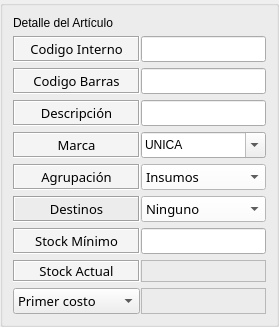
        <widget class="QGroupBox" name="box_articulo">
         <property name="font">
          <font>
           <family>DokChampa</family>
           <pointsize>8</pointsize>
           <weight>50</weight>
           <bold>false</bold>
          </font>
         </property>
         <property name="focusPolicy">
          <enum>Qt::NoFocus</enum>
         </property>
         <property name="styleSheet">
          <string notr="true">#box_articulo{
	background-color: #F2F6FD;
	}</string>
         </property>
         <property name="title">
          <string/>
         </property>
         <property name="flat">
          <bool>false</bool>
         </property>
         <layout class="QGridLayout" name="gl" columnstretch="30,70">
          <property name="leftMargin">
           <number>10</number>
          </property>
          <property name="topMargin">
           <number>10</number>
          </property>
          <property name="rightMargin">
           <number>10</number>
          </property>
          <property name="bottomMargin">
           <number>10</number>
          </property>
          <property name="horizontalSpacing">
           <number>1</number>
          </property>
          <item row="4" column="0">
           <widget class="QLabel" name="label_marca">
            <property name="sizePolicy">
             <sizepolicy hsizetype="Expanding" vsizetype="Minimum">
              <horstretch>0</horstretch>
              <verstretch>0</verstretch>
             </sizepolicy>
            </property>
            <property name="font">
             <font>
              <family>DokChampa</family>
              <pointsize>10</pointsize>
              <weight>50</weight>
              <bold>false</bold>
             </font>
            </property>
            <property name="styleSheet">
             <string notr="true">#label_marca{
background-color: #F4F4F4
}</string>
            </property>
            <property name="frameShape">
             <enum>QFrame::Box</enum>
            </property>
            <property name="frameShadow">
             <enum>QFrame::Sunken</enum>
            </property>
            <property name="text">
             <string>Marca</string>
            </property>
            <property name="alignment">
             <set>Qt::AlignCenter</set>
            </property>
           </widget>
          </item>
          <item row="9" column="1">
           <widget class="QLabel" name="comp_stock_actual">
            <property name="sizePolicy">
             <sizepolicy hsizetype="Expanding" vsizetype="Minimum">
              <horstretch>0</horstretch>
              <verstretch>0</verstretch>
             </sizepolicy>
            </property>
            <property name="font">
             <font>
              <family>DokChampa</family>
              <pointsize>10</pointsize>
              <weight>50</weight>
              <bold>false</bold>
             </font>
            </property>
            <property name="styleSheet">
             <string notr="true">#art_stock_actual{
background-color: #ffffff;
}</string>
            </property>
            <property name="frameShape">
             <enum>QFrame::StyledPanel</enum>
            </property>
            <property name="text">
             <string/>
            </property>
            <property name="alignment">
             <set>Qt::AlignLeading|Qt::AlignLeft|Qt::AlignTop</set>
            </property>
           </widget>
          </item>
          <item row="3" column="1">
           <widget class="QLineEdit" name="art_descripcion">
            <property name="sizePolicy">
             <sizepolicy hsizetype="Expanding" vsizetype="Minimum">
              <horstretch>0</horstretch>
              <verstretch>0</verstretch>
             </sizepolicy>
            </property>
            <property name="font">
             <font>
              <family>DokChampa</family>
              <pointsize>10</pointsize>
              <weight>50</weight>
              <bold>false</bold>
             </font>
            </property>
            <property name="text">
             <string/>
            </property>
            <property name="frame">
             <bool>true</bool>
            </property>
            <property name="dragEnabled">
             <bool>false</bool>
            </property>
            <property name="readOnly">
             <bool>false</bool>
            </property>
           </widget>
          </item>
          <item row="8" column="0">
           <widget class="QLabel" name="label_stock_minimo">
            <property name="sizePolicy">
             <sizepolicy hsizetype="Expanding" vsizetype="Minimum">
              <horstretch>0</horstretch>
              <verstretch>0</verstretch>
             </sizepolicy>
            </property>
            <property name="font">
             <font>
              <family>DokChampa</family>
              <pointsize>10</pointsize>
              <weight>50</weight>
              <bold>false</bold>
             </font>
            </property>
            <property name="styleSheet">
             <string notr="true">#label_stock_minimo{
background-color: #F4F4F4
}</string>
            </property>
            <property name="frameShape">
             <enum>QFrame::Box</enum>
            </property>
            <property name="frameShadow">
             <enum>QFrame::Sunken</enum>
            </property>
            <property name="text">
             <string>Stock Mínimo</string>
            </property>
            <property name="alignment">
             <set>Qt::AlignCenter</set>
            </property>
           </widget>
          </item>
          <item row="8" column="1">
           <widget class="QLineEdit" name="art_stock_minimo">
            <property name="enabled">
             <bool>true</bool>
            </property>
            <property name="sizePolicy">
             <sizepolicy hsizetype="Expanding" vsizetype="Minimum">
              <horstretch>0</horstretch>
              <verstretch>0</verstretch>
             </sizepolicy>
            </property>
            <property name="font">
             <font>
              <family>DokChampa</family>
              <pointsize>10</pointsize>
              <weight>50</weight>
              <bold>false</bold>
             </font>
            </property>
            <property name="text">
             <string/>
            </property>
            <property name="frame">
             <bool>true</bool>
            </property>
            <property name="dragEnabled">
             <bool>false</bool>
            </property>
            <property name="readOnly">
             <bool>false</bool>
            </property>
           </widget>
          </item>
          <item row="4" column="1">
           <widget class="QComboBox" name="art_marca">
            <property name="sizePolicy">
             <sizepolicy hsizetype="Expanding" vsizetype="Minimum">
              <horstretch>0</horstretch>
              <verstretch>0</verstretch>
             </sizepolicy>
            </property>
            <property name="font">
             <font>
              <family>DokChampa</family>
              <pointsize>10</pointsize>
              <weight>50</weight>
              <bold>false</bold>
             </font>
            </property>
            <property name="styleSheet">
             <string notr="true">#art_agrupacion{
background-color: #ffffff;
}</string>
            </property>
            <property name="editable">
             <bool>true</bool>
            </property>
            <item>
             <property name="text">
              <string>UNICA</string>
             </property>
            </item>
            <item>
             <property name="text">
              <string>TORNO</string>
             </property>
            </item>
           </widget>
          </item>
          <item row="1" column="0">
           <widget class="QLabel" name="label_cod_interno">
            <property name="sizePolicy">
             <sizepolicy hsizetype="Expanding" vsizetype="Minimum">
              <horstretch>0</horstretch>
              <verstretch>0</verstretch>
             </sizepolicy>
            </property>
            <property name="font">
             <font>
              <family>DokChampa</family>
              <pointsize>10</pointsize>
              <weight>50</weight>
              <bold>false</bold>
             </font>
            </property>
            <property name="styleSheet">
             <string notr="true">#label_cod_interno{
background-color: #F4F4F4}</string>
            </property>
            <property name="frameShape">
             <enum>QFrame::Box</enum>
            </property>
            <property name="frameShadow">
             <enum>QFrame::Sunken</enum>
            </property>
            <property name="text">
             <string>Codigo Interno</string>
            </property>
            <property name="alignment">
             <set>Qt::AlignCenter</set>
            </property>
           </widget>
          </item>
          <item row="1" column="1">
           <widget class="QLineEdit" name="art_id">
            <property name="sizePolicy">
             <sizepolicy hsizetype="Expanding" vsizetype="Minimum">
              <horstretch>0</horstretch>
              <verstretch>0</verstretch>
             </sizepolicy>
            </property>
            <property name="font">
             <font>
              <family>DokChampa</family>
              <pointsize>10</pointsize>
              <weight>50</weight>
              <bold>false</bold>
             </font>
            </property>
            <property name="text">
             <string/>
            </property>
            <property name="frame">
             <bool>true</bool>
            </property>
            <property name="dragEnabled">
             <bool>false</bool>
            </property>
            <property name="readOnly">
             <bool>false</bool>
            </property>
           </widget>
          </item>
          <item row="0" column="0" colspan="2">
           <widget class="QLabel" name="label">
            <property name="styleSheet">
             <string notr="true"/>
            </property>
            <property name="text">
             <string>Detalle del Artículo</string>
            </property>
           </widget>
          </item>
          <item row="3" column="0">
           <widget class="QLabel" name="label_descripcion">
            <property name="sizePolicy">
             <sizepolicy hsizetype="Expanding" vsizetype="Minimum">
              <horstretch>0</horstretch>
              <verstretch>0</verstretch>
             </sizepolicy>
            </property>
            <property name="font">
             <font>
              <family>DokChampa</family>
              <pointsize>10</pointsize>
              <weight>50</weight>
              <bold>false</bold>
             </font>
            </property>
            <property name="styleSheet">
             <string notr="true">#label_descripcion{
background-color: #F4F4F4
}</string>
            </property>
            <property name="frameShape">
             <enum>QFrame::Box</enum>
            </property>
            <property name="frameShadow">
             <enum>QFrame::Sunken</enum>
            </property>
            <property name="text">
             <string>Descripción</string>
            </property>
            <property name="alignment">
             <set>Qt::AlignCenter</set>
            </property>
           </widget>
          </item>
          <item row="10" column="0">
           <widget class="QComboBox" name="opcion_costo">
            <property name="sizePolicy">
             <sizepolicy hsizetype="Expanding" vsizetype="Minimum">
              <horstretch>0</horstretch>
              <verstretch>0</verstretch>
             </sizepolicy>
            </property>
            <property name="font">
             <font>
              <family>DokChampa</family>
              <pointsize>10</pointsize>
              <weight>50</weight>
              <bold>false</bold>
             </font>
            </property>
            <property name="styleSheet">
             <string notr="true">#comboBox_opcion_costo{
background-color: #F4F4F4
}</string>
            </property>
            <property name="frame">
             <bool>true</bool>
            </property>
            <item>
             <property name="text">
              <string>Primer costo</string>
             </property>
            </item>
            <item>
             <property name="text">
              <string>Ultimo costo</string>
             </property>
            </item>
            <item>
             <property name="text">
              <string>Costo promedio</string>
             </property>
            </item>
           </widget>
          </item>
          <item row="9" column="0">
           <widget class="QLabel" name="label_stock_actual">
            <property name="sizePolicy">
             <sizepolicy hsizetype="Expanding" vsizetype="Minimum">
              <horstretch>0</horstretch>
              <verstretch>0</verstretch>
             </sizepolicy>
            </property>
            <property name="font">
             <font>
              <family>DokChampa</family>
              <pointsize>10</pointsize>
              <weight>50</weight>
              <bold>false</bold>
             </font>
            </property>
            <property name="styleSheet">
             <string notr="true">#label_stock_actual{
background-color: #F4F4F4
}</string>
            </property>
            <property name="frameShape">
             <enum>QFrame::Box</enum>
            </property>
            <property name="frameShadow">
             <enum>QFrame::Sunken</enum>
            </property>
            <property name="text">
             <string>Stock Actual</string>
            </property>
            <property name="alignment">
             <set>Qt::AlignCenter</set>
            </property>
           </widget>
          </item>
          <item row="5" column="1">
           <widget class="QComboBox" name="art_agrupacion">
            <property name="sizePolicy">
             <sizepolicy hsizetype="Expanding" vsizetype="Minimum">
              <horstretch>0</horstretch>
              <verstretch>0</verstretch>
             </sizepolicy>
            </property>
            <property name="font">
             <font>
              <family>DokChampa</family>
              <pointsize>10</pointsize>
              <weight>50</weight>
              <bold>false</bold>
             </font>
            </property>
            <property name="styleSheet">
             <string notr="true">#art_agrupacion{
background-color: #ffffff;
}</string>
            </property>
            <item>
             <property name="text">
              <string>Insumos</string>
             </property>
            </item>
            <item>
             <property name="text">
              <string>Reparacion</string>
             </property>
            </item>
            <item>
             <property name="text">
              <string>Inversion</string>
             </property>
            </item>
           </widget>
          </item>
          <item row="5" column="0">
           <widget class="QLabel" name="label_agrupacion">
            <property name="sizePolicy">
             <sizepolicy hsizetype="Expanding" vsizetype="Minimum">
              <horstretch>0</horstretch>
              <verstretch>0</verstretch>
             </sizepolicy>
            </property>
            <property name="font">
             <font>
              <family>DokChampa</family>
              <pointsize>10</pointsize>
              <weight>50</weight>
              <bold>false</bold>
             </font>
            </property>
            <property name="styleSheet">
             <string notr="true">#label_agrupacion{
background-color: #F4F4F4
}</string>
            </property>
            <property name="frameShape">
             <enum>QFrame::Box</enum>
            </property>
            <property name="frameShadow">
             <enum>QFrame::Sunken</enum>
            </property>
            <property name="text">
             <string>Agrupación</string>
            </property>
            <property name="alignment">
             <set>Qt::AlignCenter</set>
            </property>
           </widget>
          </item>
          <item row="2" column="1">
           <widget class="QLineEdit" name="art_cod_barras">
            <property name="sizePolicy">
             <sizepolicy hsizetype="Expanding" vsizetype="Minimum">
              <horstretch>0</horstretch>
              <verstretch>0</verstretch>
             </sizepolicy>
            </property>
            <property name="font">
             <font>
              <family>DokChampa</family>
              <pointsize>10</pointsize>
              <weight>50</weight>
              <bold>false</bold>
             </font>
            </property>
            <property name="text">
             <string/>
            </property>
            <property name="frame">
             <bool>true</bool>
            </property>
            <property name="dragEnabled">
             <bool>false</bool>
            </property>
            <property name="readOnly">
             <bool>false</bool>
            </property>
           </widget>
          </item>
          <item row="2" column="0">
           <widget class="QLabel" name="label_cod_barras">
            <property name="sizePolicy">
             <sizepolicy hsizetype="Expanding" vsizetype="Minimum">
              <horstretch>0</horstretch>
              <verstretch>0</verstretch>
             </sizepolicy>
            </property>
            <property name="font">
             <font>
              <family>DokChampa</family>
              <pointsize>10</pointsize>
              <weight>50</weight>
              <bold>false</bold>
             </font>
            </property>
            <property name="styleSheet">
             <string notr="true">#label_cod_barras{
background-color: #F4F4F4
}</string>
            </property>
            <property name="frameShape">
             <enum>QFrame::Box</enum>
            </property>
            <property name="frameShadow">
             <enum>QFrame::Sunken</enum>
            </property>
            <property name="text">
             <string>Codigo Barras</string>
            </property>
            <property name="alignment">
             <set>Qt::AlignCenter</set>
            </property>
           </widget>
          </item>
          <item row="10" column="1">
           <widget class="QLabel" name="comp_costo">
            <property name="sizePolicy">
             <sizepolicy hsizetype="Expanding" vsizetype="Minimum">
              <horstretch>0</horstretch>
              <verstretch>0</verstretch>
             </sizepolicy>
            </property>
            <property name="font">
             <font>
              <family>DokChampa</family>
              <pointsize>10</pointsize>
              <weight>50</weight>
              <bold>false</bold>
             </font>
            </property>
            <property name="styleSheet">
             <string notr="true">#art_costo{
background-color: #ffffff;
}</string>
            </property>
            <property name="frameShape">
             <enum>QFrame::StyledPanel</enum>
            </property>
            <property name="text">
             <string/>
            </property>
           </widget>
          </item>
          <item row="6" column="0">
           <widget class="QLabel" name="label_agrupacion_2">
            <property name="sizePolicy">
             <sizepolicy hsizetype="Expanding" vsizetype="Minimum">
              <horstretch>0</horstretch>
              <verstretch>0</verstretch>
             </sizepolicy>
            </property>
            <property name="font">
             <font>
              <family>DokChampa</family>
              <pointsize>10</pointsize>
              <weight>50</weight>
              <bold>false</bold>
             </font>
            </property>
            <property name="styleSheet">
             <string notr="true">#label_agrupacion{
background-color: #F4F4F4
}</string>
            </property>
            <property name="frameShape">
             <enum>QFrame::Box</enum>
            </property>
            <property name="frameShadow">
             <enum>QFrame::Sunken</enum>
            </property>
            <property name="text">
             <string>Destinos</string>
            </property>
            <property name="alignment">
             <set>Qt::AlignCenter</set>
            </property>
           </widget>
          </item>
          <item row="6" column="1">
           <widget class="QComboBox" name="art_destino">
            <property name="sizePolicy">
             <sizepolicy hsizetype="Expanding" vsizetype="Minimum">
              <horstretch>0</horstretch>
              <verstretch>0</verstretch>
             </sizepolicy>
            </property>
            <property name="font">
             <font>
              <family>DokChampa</family>
              <pointsize>10</pointsize>
              <weight>50</weight>
              <bold>false</bold>
             </font>
            </property>
            <property name="styleSheet">
             <string notr="true">#art_destino{
background-color: #ffffff;
}</string>
            </property>
            <item>
             <property name="text">
              <string>Ninguno</string>
             </property>
            </item>
           </widget>
          </item>
         </layout>
        </widget>
